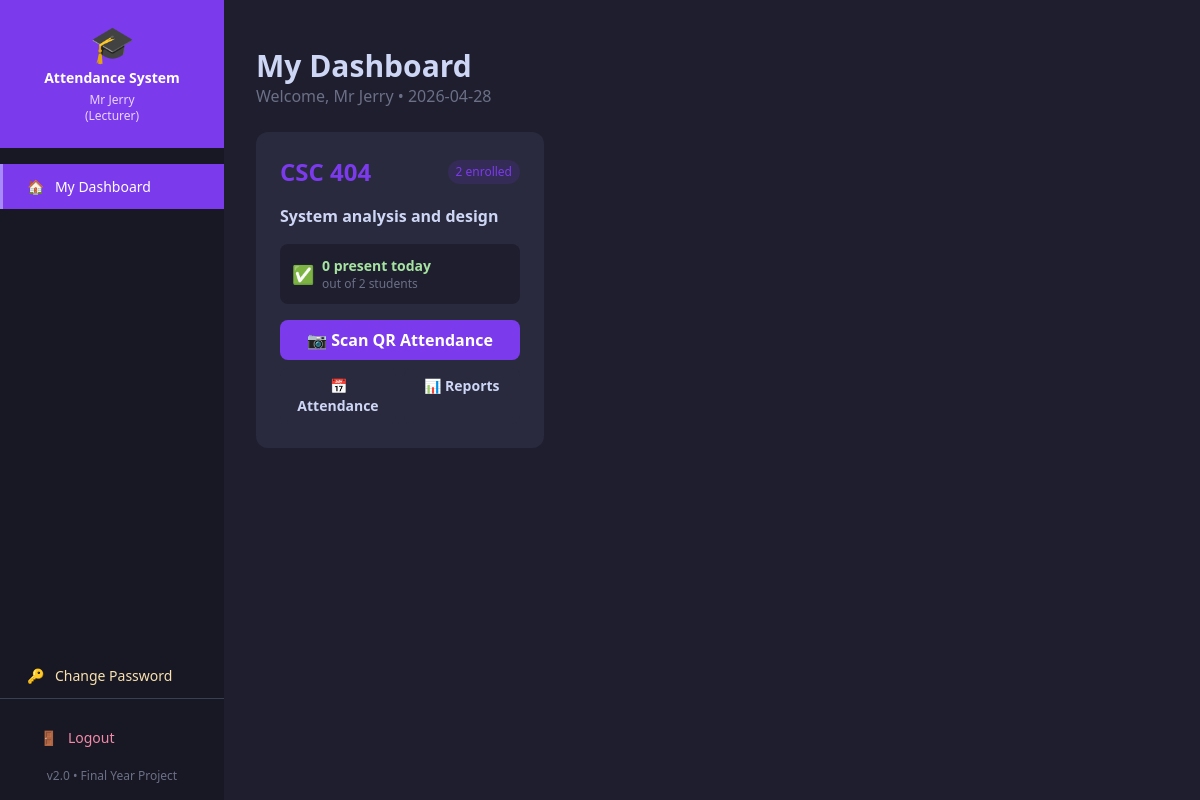
The page /lecturer/dashboard (signed in) on the database its author committed.
### tables this page shows
CREATE TABLE courses (
            id          INTEGER PRIMARY KEY AUTOINCREMENT,
            course_code TEXT UNIQUE NOT NULL,
            course_name TEXT NOT NULL,
            user_id     INTEGER,
            FOREIGN KEY (user_id) REFERENCES users(id)
        );

### app.py (the view)
@app.route("/lecturer/dashboard")
@login_required
def lecturer_dashboard():
    conn = create_connection()
    today   = datetime.now().strftime("%Y-%m-%d")
    courses = conn.execute('''
        SELECT c.id, c.course_code, c.course_name,
               COUNT(DISTINCT e.student_id) as enrolled,
               COUNT(DISTINCT CASE WHEN a.date=? THEN a.id END) as present_today
        FROM courses c
        LEFT JOIN enrollments e ON c.id = e.course_id
        LEFT JOIN attendance  a ON c.id = a.course_id
        WHERE c.user_id = ?
        GROUP BY c.id
    ''', (today, session["user_id"])).fetchall()
    conn.close()
    return render_template("lecturer/dashboard.html",
                           courses=courses, today=today)

### app.py (called while the page is built)
def login_required(f):
    @wraps(f)
    def decorated(*args, **kwargs):
        if "user_id" not in session:
            flash("Please login to continue.", "error")
            return redirect(url_for("login"))
        return f(*args, **kwargs)
    return decorated

@app.before_request
def check_session_timeout():
    if request.endpoint in ('login', 'static', None):
        return
    if "user_id" in session:
        last_active = session.get("last_active")
        now = datetime.now().timestamp()
        if last_active and now - last_active > 3600:
            session.clear()
            flash("Session expired. Please login again.",
                  "error")
            return redirect(url_for("login"))
        session["last_active"] = now

### database/db_setup.py (called while the page is built)
def create_connection():
    conn = sqlite3.connect(DB_PATH)
    return conn

### templates/lecturer/dashboard.html (shortened to what this page needs)
{% extends "base.html" %}
{% block content %}
<div class="mb-6">
    <h1 class="text-3xl font-bold" style="color:#cdd6f4">
        My Dashboard
    </h1>
    <p style="color:#6c7086">
        Welcome, {{ session.full_name }} • {{ today }}
    </p>
</div>
{% if courses %}
<div class="grid grid-cols-1 md:grid-cols-2 lg:grid-cols-3 gap-6">
    {% for c in courses %}
    <div class="card rounded-xl p-6">
        <div class="flex items-center justify-between mb-4">
            <span class="text-2xl font-bold"
                  style="color:#7c3aed">
                {{ c[1] }}
            </span>
            <span class="text-xs px-2 py-1 rounded-full"
                  style="background:#7c3aed22; color:#7c3aed">
                {{ c[3] }} enrolled
            </span>
        </div>
        <h3 class="font-semibold mb-4" style="color:#cdd6f4">
            {{ c[2] }}
        </h3>
        <div class="flex items-center gap-2 mb-4 p-3 rounded-lg"
             style="background:#1e1e2e">
            <span class="text-green-400 text-lg">✅</span>
            <div>
                <div class="text-sm font-bold"
                     style="color:#a6e3a1">
                    {{ c[4] }} present today
                </div>
                <div class="text-xs" style="color:#6c7086">
                    out of {{ c[3] }} students
                </div>
            </div>
        </div>
        <div class="flex flex-col gap-2">
            <a href="{{ url_for('scan_page', course_id=c[0]) }}"
               class="text-center py-2 px-4 rounded-lg font-bold
                      text-white transition"
               style="background:#7c3aed"
               onmouseover="this.style.background='#6d28d9'"
               onmouseout="this.style.background='#7c3aed'">
               📷 Scan QR Attendance
            </a>
            <div class="flex gap-2">
                <a href="{{ url_for('lecturer_attendance',
                           course_id=c[0]) }}"
                   class="flex-1 text-center py-2 px-3 rounded-lg
                          text-sm font-semibold transition"
                   style="background:#2a2a3e; color:#cdd6f4"
                   onmouseover="this.style.background='#383850'"
                   onmouseout="this.style.background='#2a2a3e'">
                   📅 Attendance
                </a>
                <a href="{{ url_for('lecturer_reports',
                           course_id=c[0]) }}"
                   class="flex-1 text-center py-2 px-3 rounded-lg
                          text-sm font-semibold transition"
                   style="background:#2a2a3e; color:#cdd6f4"
                   onmouseover="this.style.background='#383850'"
                   onmouseout="this.style.background='#2a2a3e'">
                   📊 Reports
                </a>
            </div>
        </div>
    </div>
    {% endfor %}
</div>
{% endif %}
{% endblock %}

### templates/base.html (style rules this page uses)
body { background-color: #1e1e2e; color: #cdd6f4; }
.card { background-color: #2a2a3e; }

### rows shown on the page
courses: course_code "CSC 404", user "2", course_name "System analysis and design", c "0"

### other values the page prints
{{ session.full_name }} "Mr Jerry"
{{ session.role }} "Lecturer"
